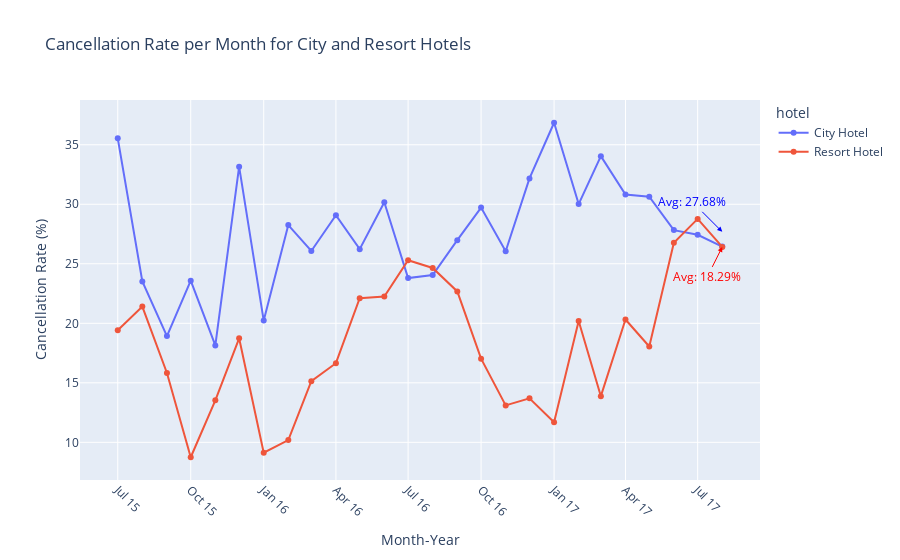

Write notebook code for a chart like this one.
### Markdown cell above
### **Which month have the highest number of cancelations?**

### Code cell
df['arrival_date'] = pd.to_datetime(df['arrival_date_year'].astype(str) + '-' + 
                                     df['arrival_date_month'], format='%Y-%B')
df['is_canceled'] = df['is_canceled'].astype(int)

monthly_cancellations = df.groupby([df['arrival_date'], 'hotel']).agg(
    total_bookings=('is_canceled', 'size'),
    total_cancellations=('is_canceled', 'sum')
).reset_index()

monthly_cancellations['cancellation_rate'] = (monthly_cancellations['total_cancellations'] / 
                                               monthly_cancellations['total_bookings']) * 100

city_hotel = monthly_cancellations[monthly_cancellations['hotel'] == 'City Hotel']
resort_hotel = monthly_cancellations[monthly_cancellations['hotel'] == 'Resort Hotel']

combined_data = pd.concat([city_hotel[['arrival_date', 'cancellation_rate', 'hotel']],
                           resort_hotel[['arrival_date', 'cancellation_rate', 'hotel']]])

city_avg_cancellation = city_hotel['cancellation_rate'].mean()
resort_avg_cancellation = resort_hotel['cancellation_rate'].mean()

fig = px.line(
    combined_data, 
    x='arrival_date', 
    y='cancellation_rate', 
    color='hotel', 
    title='Cancellation Rate per Month for City and Resort Hotels',
    labels={'arrival_date': 'Month-Year', 'cancellation_rate': 'Cancellation Rate (%)'},
    line_shape='linear',
    markers=True 
)

fig.update_xaxes(
    tickformat="%b %y", 
    tickangle=45
)

fig.add_annotation(
    x=combined_data[combined_data['hotel'] == 'City Hotel']['arrival_date'].max(),
    y=city_avg_cancellation,
    text=f"Avg: {city_avg_cancellation:.2f}%",
    showarrow=True,
    arrowhead=2,
    ax=-30,
    ay=-30,
    font=dict(size=12, color="blue"),
    arrowcolor="blue"
)

resort_last_date = resort_hotel['arrival_date'].iloc[-1]
resort_last_rate = resort_hotel['cancellation_rate'].iloc[-1]

fig.add_annotation(
    x=resort_last_date,
    y=resort_last_rate,
    text=f"Avg: {resort_avg_cancellation:.2f}%",
    showarrow=True,
    arrowhead=2,
    ax=-15,
    ay=30,
    font=dict(size=12, color="red"),
    arrowcolor="red"
)

fig.show()

### Figure 1 — Plotly figure (JSON) as saved in the notebook; plotly's stock layout.template omitted (floating-point values rounded to 4 significant figures)
{"data": [{"hovertemplate": "hotel=City Hotel<br>Month-Year=%{x}<br>Cancellation Rate (%)=%{y}<extra></extra>", "legendgroup": "City Hotel", "line": {"color": "#636efa", "dash": "solid", "shape": "linear"}, "marker": {"symbol": "circle"}, "mode": "lines+markers", "name": "City Hotel", "orientation": "v", "showlegend": true, "type": "scatter", "x": ["2015-07-01T00:00:00", "2015-08-01T00:00:00", "2015-09-01T00:00:00", "2015-10-01T00:00:00", "2015-11-01T00:00:00", "2015-12-01T00:00:00", "2016-01-01T00:00:00", "2016-02-01T00:00:00", "2016-03-01T00:00:00", "2016-04-01T00:00:00", "2016-05-01T00:00:00", "2016-06-01T00:00:00", "2016-07-01T00:00:00", "2016-08-01T00:00:00", "2016-09-01T00:00:00", "2016-10-01T00:00:00", "2016-11-01T00:00:00", "2016-12-01T00:00:00", "2017-01-01T00:00:00", "2017-02-01T00:00:00", "2017-03-01T00:00:00", "2017-04-01T00:00:00", "2017-05-01T00:00:00", "2017-06-01T00:00:00", "2017-07-01T00:00:00", "2017-08-01T00:00:00"], "xaxis": "x", "y": [35.54, 23.51, 18.93, 23.58, 18.14, 33.16, 20.23, 28.25, 26.08, 29.08, 26.23, 30.17, 23.8, 24.06, 26.99, 29.72, 26.05, 32.17, 36.85, 30.02, 34.04, 30.82, 30.64, 27.83, 27.44, 26.44], "yaxis": "y"}, {"hovertemplate": "hotel=Resort Hotel<br>Month-Year=%{x}<br>Cancellation Rate (%)=%{y}<extra></extra>", "legendgroup": "Resort Hotel", "line": {"color": "#EF553B", "dash": "solid", "shape": "linear"}, "marker": {"symbol": "circle"}, "mode": "lines+markers", "name": "Resort Hotel", "orientation": "v", "showlegend": true, "type": "scatter", "x": ["2015-07-01T00:00:00", "2015-08-01T00:00:00", "2015-09-01T00:00:00", "2015-10-01T00:00:00", "2015-11-01T00:00:00", "2015-12-01T00:00:00", "2016-01-01T00:00:00", "2016-02-01T00:00:00", "2016-03-01T00:00:00", "2016-04-01T00:00:00", "2016-05-01T00:00:00", "2016-06-01T00:00:00", "2016-07-01T00:00:00", "2016-08-01T00:00:00", "2016-09-01T00:00:00", "2016-10-01T00:00:00", "2016-11-01T00:00:00", "2016-12-01T00:00:00", "2017-01-01T00:00:00", "2017-02-01T00:00:00", "2017-03-01T00:00:00", "2017-04-01T00:00:00", "2017-05-01T00:00:00", "2017-06-01T00:00:00", "2017-07-01T00:00:00", "2017-08-01T00:00:00"], "xaxis": "x", "y": [19.41, 21.41, 15.83, 8.747, 13.53, 18.74, 9.127, 10.19, 15.13, 16.65, 22.11, 22.25, 25.3, 24.65, 22.68, 17.03, 13.1, 13.69, 11.69, 20.19, 13.88, 20.32, 18.05, 26.76, 28.77, 26.42], "yaxis": "y"}], "layout": {"annotations": [{"arrowcolor": "blue", "arrowhead": 2, "ax": -30, "ay": -30, "font": {"color": "blue", "size": 12}, "showarrow": true, "text": "Avg: 27.68%", "x": "2017-08-01T00:00:00", "y": 27.68}, {"arrowcolor": "red", "arrowhead": 2, "ax": -15, "ay": 30, "font": {"color": "red", "size": 12}, "showarrow": true, "text": "Avg: 18.29%", "x": "2017-08-01T00:00:00", "y": 26.42}], "legend": {"title": {"text": "hotel"}, "tracegroupgap": 0}, "title": {"text": "Cancellation Rate per Month for City and Resort Hotels"}, "xaxis": {"anchor": "y", "domain": [0, 1], "tickangle": 45, "tickformat": "%b %y", "title": {"text": "Month-Year"}}, "yaxis": {"anchor": "x", "domain": [0, 1], "title": {"text": "Cancellation Rate (%)"}}}}
